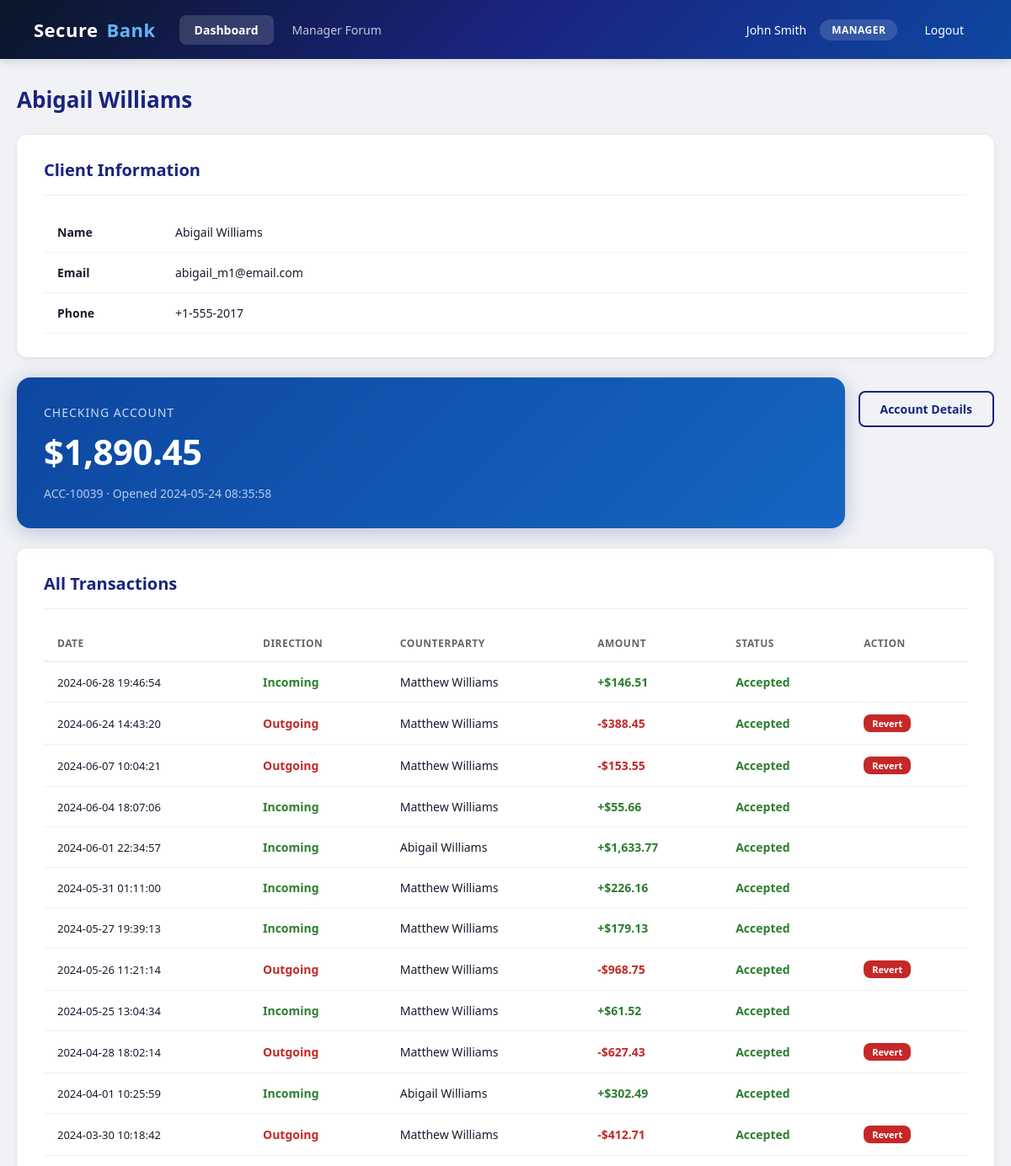
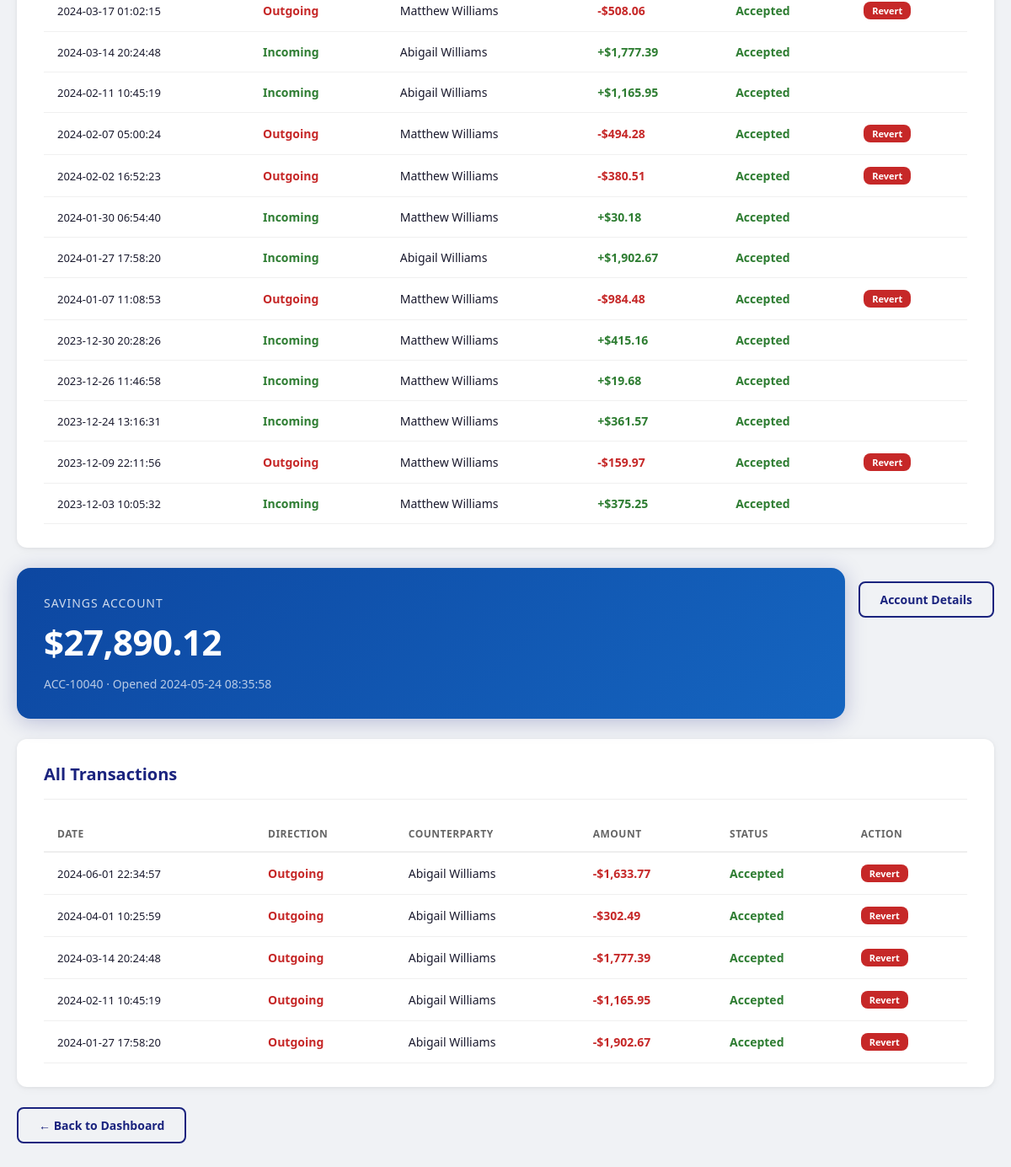
/manager/clients.php?id=25 (signed in), run on the app's committed database (2 pictures, top to bottom).
### tables this page shows
CREATE TABLE users (
    id INT AUTO_INCREMENT PRIMARY KEY,
    username VARCHAR(50) UNIQUE NOT NULL,
    password_hash VARCHAR(255) NOT NULL,
    role ENUM('admin', 'manager', 'client') NOT NULL DEFAULT 'client',
    full_name VARCHAR(100) NOT NULL DEFAULT '',
    email VARCHAR(100) NOT NULL DEFAULT '',
    phone VARCHAR(30) NOT NULL DEFAULT '',
    manager_id INT DEFAULT NULL,
    receive_notifications TINYINT(1) NOT NULL DEFAULT 0,
    accepted_eula TINYINT(1) NOT NULL DEFAULT 1,
    created_at TIMESTAMP DEFAULT CURRENT_TIMESTAMP,
    FOREIGN KEY (manager_id) REFERENCES users(id)
);

CREATE TABLE accounts (
    id INT AUTO_INCREMENT PRIMARY KEY,
    user_id INT NOT NULL,
    account_number VARCHAR(20) UNIQUE NOT NULL,
    balance DECIMAL(15,2) NOT NULL DEFAULT 0.00,
    account_type VARCHAR(50) DEFAULT 'checking',
    created_at TIMESTAMP DEFAULT CURRENT_TIMESTAMP,
    FOREIGN KEY (user_id) REFERENCES users(id)
);

CREATE TABLE transactions (
    id INT AUTO_INCREMENT PRIMARY KEY,
    account_id INT NOT NULL,
    target_account_id INT DEFAULT NULL,
    type ENUM('transfer', 'revert') NOT NULL,
    direction ENUM('out', 'in') NOT NULL,
    amount DECIMAL(15,2) NOT NULL,
    status ENUM('pending', 'accepted', 'refused', 'canceled', 'reverted') NOT NULL DEFAULT 'accepted',
    description VARCHAR(255) DEFAULT '',
    created_at TIMESTAMP DEFAULT CURRENT_TIMESTAMP,
    FOREIGN KEY (account_id) REFERENCES accounts(id),
    FOREIGN KEY (target_account_id) REFERENCES accounts(id)
);

### src/manager/clients.php (the view, shortened to what this page needs)
<?php
$db = getDB();
$clientUserId = (int)($_GET['id'] ?? 0);
$clientInfo = $db->prepare("SELECT u.id, u.username, u.full_name, u.email, u.phone FROM users u WHERE u.id = :id");
$clientInfo->execute(['id' => $clientUserId]);
$client = $clientInfo->fetch();
$accounts = $db->prepare("SELECT id, account_number, balance, account_type, created_at FROM accounts WHERE user_id = :uid");
$accounts->execute(['uid' => $clientUserId]);
$accountsList = $accounts->fetchAll();
?>
<!DOCTYPE html>
<html lang="en">
<head>
    <link rel="stylesheet" href="../css/style.css">
</head>
<body>
    <?php include '../includes/header.php'; ?>
    <div class="container">
        <h1 class="page-title"><?= htmlspecialchars($client['full_name'] ?: $client['username']) ?></h1>
        <div class="card">
            <div class="card-header"><h2>Client Information</h2></div>
            <table>
                <tbody>
                    <tr><td style="font-weight:600;width:140px;">Name</td><td><?= htmlspecialchars($client['full_name']) ?></td></tr>
                    <tr><td style="font-weight:600;">Email</td><td><?= htmlspecialchars($client['email']) ?></td></tr>
                    <tr><td style="font-weight:600;">Phone</td><td><?= htmlspecialchars($client['phone']) ?></td></tr>
                </tbody>
            </table>
        </div>
        <?php foreach ($accountsList as $acc): ?>
            <?php
            $txnStmt = $db->prepare("
                SELECT t.id, t.type, t.direction, t.amount, t.status, t.description, t.created_at,
                       ta.account_number as target_number, u.full_name as target_name
                FROM transactions t
                LEFT JOIN accounts ta ON t.target_account_id = ta.id
                LEFT JOIN users u ON ta.user_id = u.id
                WHERE t.account_id = :aid
                ORDER BY t.created_at DESC LIMIT 30
            ");
            $txnStmt->execute(['aid' => $acc['id']]);
            $txns = $txnStmt->fetchAll();
            ?>
            <div style="display:flex;justify-content:space-between;align-items:flex-start;">
                <div class="balance-card" style="background: linear-gradient(135deg, #0d47a1 0%, #1565c0 100%);flex:1;">
                    <div class="label"><?= htmlspecialchars(ucfirst($acc['account_type'])) ?> Account</div>
                    <div class="amount">$<?= number_format($acc['balance'], 2) ?></div>
                    <div class="account-info"><?= htmlspecialchars($acc['account_number']) ?> &middot; Opened <?= $acc['created_at'] ?></div>
                </div>
                <div style="margin-left:16px;margin-top:16px;">
                    <a href="/account_details.php?id=<?= $acc['id'] ?>" class="btn btn-outline" style="white-space:nowrap;">Account Details</a>
                </div>
            </div>
            <div class="card">
                <div class="card-header">
                    <h2>All Transactions</h2>
                </div>
                <?php if (empty($txns)): ?>
                    <div class="empty-state"><p>No transactions yet.</p></div>
                <?php else: ?>
                    <table>
                        <thead>
                            <tr>
                                <th>Date</th>
                                <th>Direction</th>
                                <th>Counterparty</th>
                                <th>Amount</th>
                                <th>Status</th>
                                <th>Action</th>
                            </tr>
                        </thead>
                        <tbody>
                            <?php foreach ($txns as $t): ?>
                                <tr>
                                    <td style="font-size:13px;"><?= $t['created_at'] ?></td>
                                    <td>
                                        <span style="font-weight:600;text-transform:capitalize;color:<?= $t['direction'] === 'in' ? '#2e7d32' : '#c62828' ?>;">
                                            <?= $t['direction'] === 'in' ? 'Incoming' : 'Outgoing' ?>
                                        </span>
                                    </td>
                                    <td><?= htmlspecialchars($t['target_name'] ?? $t['target_number'] ?? 'N/A') ?></td>
                                    <td class="<?= $t['direction'] === 'in' ? 'text-green' : 'text-red' ?>" style="font-weight:600;">
                                        <?= $t['direction'] === 'in' ? '+' : '-' ?>$<?= number_format(abs($t['amount']), 2) ?>
                                    </td>
                                    <td>
                                        <?php
                                        $statusColors = [
                                            'pending' => '#f57f17',
                                            'accepted' => '#2e7d32',
                                            'refused' => '#c62828',
                                            'canceled' => '#c62828',
                                            'reverted' => '#e65100',
                                        ];
                                        $color = $statusColors[$t['status']] ?? '#666';
                                        ?>
                                        <span style="color:<?= $color ?>;font-weight:600;"><?= ucfirst($t['status']) ?></span>
                                    </td>
                                    <td>
                                        <?php if ($t['direction'] === 'out'): ?>
                                            <?php if ($t['status'] === 'pending'): ?>
                                                <a href="cancel_transfer.php?id=<?= $t['id'] ?>" class="btn btn-danger" style="padding:3px 10px;font-size:11px;" onclick="return confirm('Cancel this transfer? Money will return to sender.')">Cancel</a>
                                            <?php elseif ($t['status'] === 'accepted'): ?>
                                                <a href="revert_transfer.php?id=<?= $t['id'] ?>" class="btn btn-danger" style="padding:3px 10px;font-size:11px;" onclick="return confirm('Revert this transfer? Money will be taken from receiver and returned to sender.')">Revert</a>
                                            <?php endif; ?>
                                        <?php endif; ?>
                                    </td>
                                </tr>
                            <?php endforeach; ?>
                        </tbody>
                    </table>
                <?php endif; ?>
            </div>
        <?php endforeach; ?>
        <a href="dashboard.php" class="btn btn-outline">&larr; Back to Dashboard</a>
    </div>
</body>
</html>

### src/css/style.css (style rules this page uses)
* { margin: 0; padding: 0; box-sizing: border-box; }
body { font-family: 'Segoe UI', Tahoma, Geneva, Verdana, sans-serif; background: #f0f2f5; color: #1a1a2e; min-height: 100vh; }
.container { max-width: 1200px; margin: 0 auto; padding: 30px 20px; }
.card { background: #fff; border-radius: 12px; box-shadow: 0 1px 4px rgba(0,0,0,0.06), 0 2px 12px rgba(0,0,0,0.04); padding: 28px 32px; margin-bottom: 24px; transition: box-shadow 0.2s; }
.card-header { display: flex; align-items: center; justify-content: space-between; margin-bottom: 20px; padding-bottom: 16px; border-bottom: 1px solid #eee; }
.card-header h2 { font-size: 20px; font-weight: 600; color: #1a237e; }
.balance-card { background: linear-gradient(135deg, #1a237e 0%, #0d47a1 100%); color: #fff; border-radius: 16px; padding: 32px; margin-bottom: 24px; box-shadow: 0 4px 24px rgba(26, 35, 126, 0.25); }
.balance-card .label { font-size: 14px; opacity: 0.8; text-transform: uppercase; letter-spacing: 1px; margin-bottom: 8px; }
.balance-card .amount { font-size: 42px; font-weight: 700; letter-spacing: -0.5px; }
.balance-card .account-info { margin-top: 12px; font-size: 14px; opacity: 0.7; }
.btn { display: inline-flex; align-items: center; gap: 8px; padding: 10px 24px; border: none; border-radius: 8px; font-size: 14px; font-weight: 600; cursor: pointer; text-decoration: none; transition: all 0.2s; }
.btn-danger { background: #c62828; color: #fff; }
.btn-outline { background: transparent; color: #1a237e; border: 2px solid #1a237e; }
table { width: 100%; border-collapse: collapse; }
table th { text-align: left; padding: 12px 16px; font-size: 12px; text-transform: uppercase; letter-spacing: 0.5px; color: #666; border-bottom: 2px solid #eee; }
table td { padding: 14px 16px; border-bottom: 1px solid #f0f0f0; font-size: 14px; }
.text-green { color: #2e7d32; }
.text-red { color: #c62828; }
.page-title { font-size: 26px; font-weight: 700; color: #1a237e; margin-bottom: 24px; }

### data on the page
users: full_name "Abigail Williams", email "abigail_m1@email.com", phone "+1-555-2017"
accounts: account_type "CHECKING", balance "1,890.45", account_number "ACC-10039", created_at "2024-05-24 08:35:58"
transactions: created_at "2024-06-28 19:46:54", direction "Incoming", users.full_name "Matthew Williams", amount "146.51", status "Accepted"
transactions: created_at "2024-06-24 14:43:20", direction "Outgoing", users.full_name "Matthew Williams", amount "388.45", status "Accepted"
transactions: created_at "2024-06-07 10:04:21", direction "Outgoing", users.full_name "Matthew Williams", amount "153.55", status "Accepted"
transactions: created_at "2024-06-04 18:07:06", direction "Incoming", users.full_name "Matthew Williams", amount "55.66", status "Accepted"
transactions: created_at "2024-06-01 22:34:57", direction "Incoming", users.full_name "Abigail Williams", amount "1,633.77", status "Accepted"
transactions: created_at "2024-05-31 01:11:00", direction "Incoming", users.full_name "Matthew Williams", amount "226.16", status "Accepted"
transactions: created_at "2024-05-27 19:39:13", direction "Incoming", users.full_name "Matthew Williams", amount "179.13", status "Accepted"
transactions: created_at "2024-05-26 11:21:14", direction "Outgoing", users.full_name "Matthew Williams", amount "968.75", status "Accepted"
transactions: created_at "2024-05-25 13:04:34", direction "Incoming", users.full_name "Matthew Williams", amount "61.52", status "Accepted"
transactions: created_at "2024-04-28 18:02:14", direction "Outgoing", users.full_name "Matthew Williams", amount "627.43", status "Accepted"
transactions: created_at "2024-04-01 10:25:59", direction "Incoming", users.full_name "Abigail Williams", amount "302.49", status "Accepted"
transactions: created_at "2024-03-30 10:18:42", direction "Outgoing", users.full_name "Matthew Williams", amount "412.71", status "Accepted"
transactions: created_at "2024-03-17 01:02:15", direction "Outgoing", users.full_name "Matthew Williams", amount "508.06", status "Accepted"
transactions: created_at "2024-03-14 20:24:48", direction "Incoming", users.full_name "Abigail Williams", amount "1,777.39", status "Accepted"
transactions: created_at "2024-02-11 10:45:19", direction "Incoming", users.full_name "Abigail Williams", amount "1,165.95", status "Accepted"
transactions: created_at "2024-02-07 05:00:24", direction "Outgoing", users.full_name "Matthew Williams", amount "494.28", status "Accepted"
transactions: created_at "2024-02-02 16:52:23", direction "Outgoing", users.full_name "Matthew Williams", amount "380.51", status "Accepted"
transactions: created_at "2024-01-30 06:54:40", direction "Incoming", users.full_name "Matthew Williams", amount "30.18", status "Accepted"
transactions: created_at "2024-01-27 17:58:20", direction "Incoming", users.full_name "Abigail Williams", amount "1,902.67", status "Accepted"
transactions: created_at "2024-01-07 11:08:53", direction "Outgoing", users.full_name "Matthew Williams", amount "984.48", status "Accepted"
transactions: created_at "2023-12-30 20:28:26", direction "Incoming", users.full_name "Matthew Williams", amount "415.16", status "Accepted"
transactions: created_at "2023-12-26 11:46:58", direction "Incoming", users.full_name "Matthew Williams", amount "19.68", status "Accepted"
transactions: created_at "2023-12-24 13:16:31", direction "Incoming", users.full_name "Matthew Williams", amount "361.57", status "Accepted"
transactions: created_at "2023-12-09 22:11:56", direction "Outgoing", users.full_name "Matthew Williams", amount "159.97", status "Accepted"
transactions: created_at "2023-12-03 10:05:32", direction "Incoming", users.full_name "Matthew Williams", amount "375.25", status "Accepted"
accounts: account_type "SAVINGS", balance "27,890.12", account_number "ACC-10040", created_at "2024-05-24 08:35:58"
transactions: created_at "2024-06-01 22:34:57", direction "Outgoing", users.full_name "Abigail Williams", amount "1,633.77", status "Accepted"
transactions: created_at "2024-04-01 10:25:59", direction "Outgoing", users.full_name "Abigail Williams", amount "302.49", status "Accepted"
transactions: created_at "2024-03-14 20:24:48", direction "Outgoing", users.full_name "Abigail Williams", amount "1,777.39", status "Accepted"
transactions: created_at "2024-02-11 10:45:19", direction "Outgoing", users.full_name "Abigail Williams", amount "1,165.95", status "Accepted"
transactions: created_at "2024-01-27 17:58:20", direction "Outgoing", users.full_name "Abigail Williams", amount "1,902.67", status "Accepted"

### other printed values
$fullName "John Smith"
$role "MANAGER"
